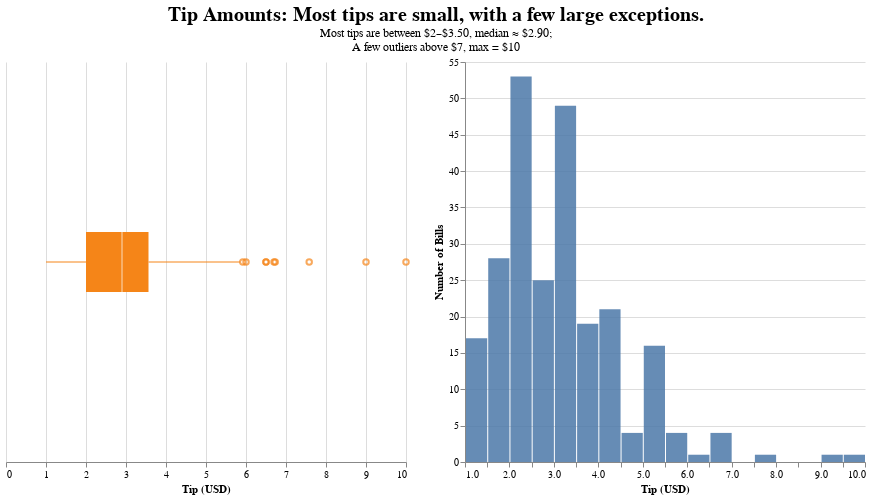

Here is the notebook cell this chart was saved with:
### Markdown cell above
What's the tiping behaviour?

### Code cell
# Bar plot
bar_plot = alt.Chart(tip_df).mark_bar(color='#4C78A8', opacity=0.85).encode(
    x=alt.X('tip', bin=alt.Bin(maxbins=30), title='Tip (USD)'),
    y=alt.Y('count()', title='Number of Bills'),
    tooltip=[alt.Tooltip('count()', title='Count')]
).properties(
    height=400, width=400, title=''
)

# Box plot
box_plot = alt.Chart(tip_df).mark_boxplot(size=60, color='#F58518').encode(
    x=alt.X('tip', title='Tip (USD)'),
    tooltip=[alt.Tooltip('tip', title='Tip')]
).properties(
    height=400, width=400, title=''
)



# Titles for full visualization
titles = alt.TitleParams(
    text='Tip Amounts: Most tips are small, with a few large exceptions.',
    fontSize=20,
    align='center',
    anchor='middle',
    subtitle=[
        "Most tips are between $2–$3.50, median ≈ $2.90;",
        "A few outliers above $7, max = $10"
    ]
)

# Concatenate and apply configuration to the combined chart
combined_chart = (box_plot | bar_plot ).properties(title= titles).configure_view(strokeWidth=0)


combined_chart

### Figure 1 — Vega-Lite specification as saved in the notebook (floating-point values rounded to 4 significant figures; data arrays with more than 128 entries replaced by an {"elided": "..."} marker saying what was removed)
{"config": {"view": {"continuousWidth": 300, "continuousHeight": 300, "strokeWidth": 0}}, "hconcat": [{"mark": {"type": "boxplot", "color": "#F58518", "size": 60}, "encoding": {"tooltip": [{"field": "tip", "title": "Tip", "type": "quantitative"}], "x": {"field": "tip", "title": "Tip (USD)", "type": "quantitative"}}, "height": 400, "title": "", "width": 400}, {"mark": {"type": "bar", "color": "#4C78A8", "opacity": 0.85}, "encoding": {"tooltip": [{"aggregate": "count", "title": "Count", "type": "quantitative"}], "x": {"bin": {"maxbins": 30}, "field": "tip", "title": "Tip (USD)", "type": "quantitative"}, "y": {"aggregate": "count", "title": "Number of Bills", "type": "quantitative"}}, "height": 400, "title": "", "width": 400}], "data": {"name": "data-f795d6974a782cd165ff81948ea68153"}, "title": {"text": "Tip Amounts: Most tips are small, with a few large exceptions.", "align": "center", "anchor": "middle", "fontSize": 20, "subtitle": ["Most tips are between $2–$3.50, median ≈ $2.90;", "A few outliers above $7, max = $10"]}, "$schema": "https://vega.github.io/schema/vega-lite/v5.20.1.json", "datasets": {"data-f795d6974a782cd165ff81948ea68153": {"elided": "244 records"}}}
